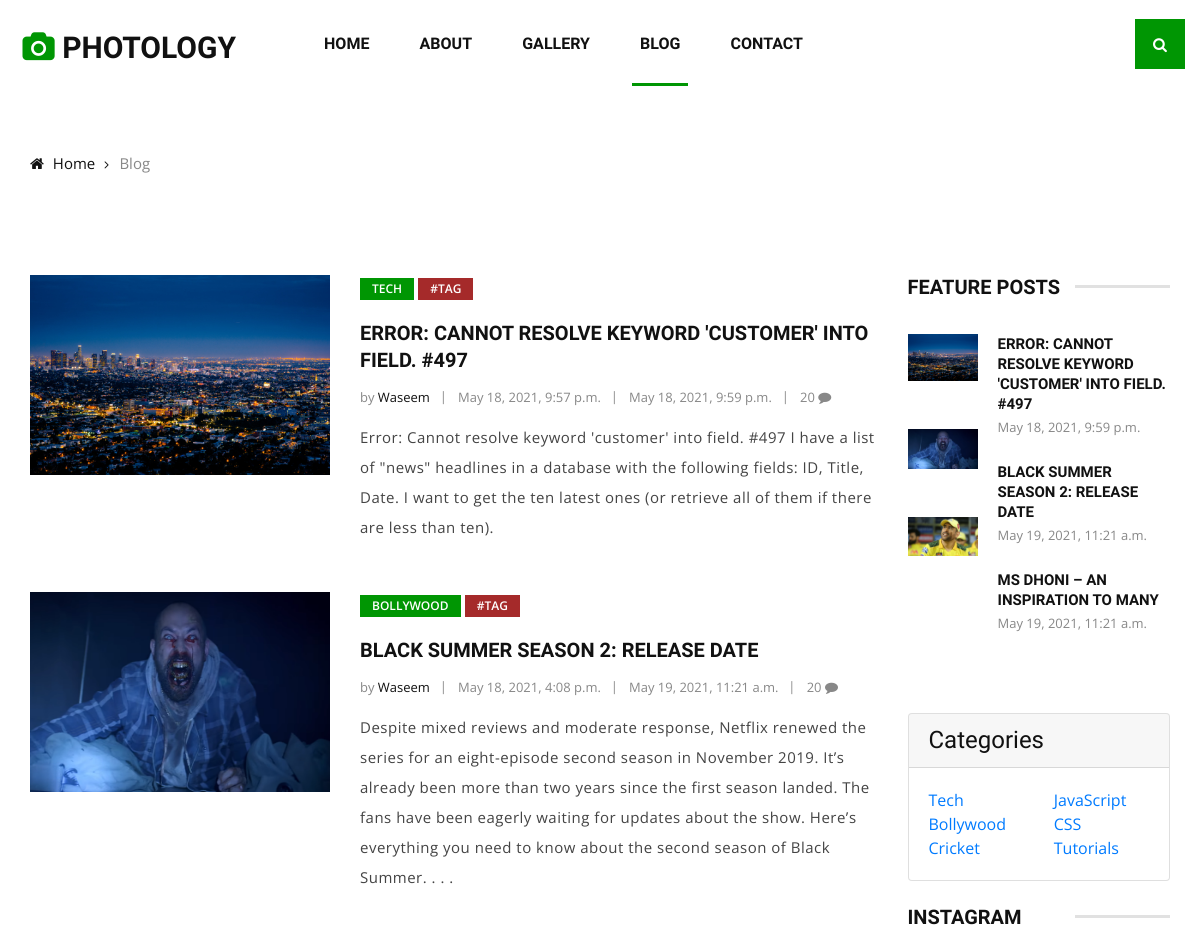
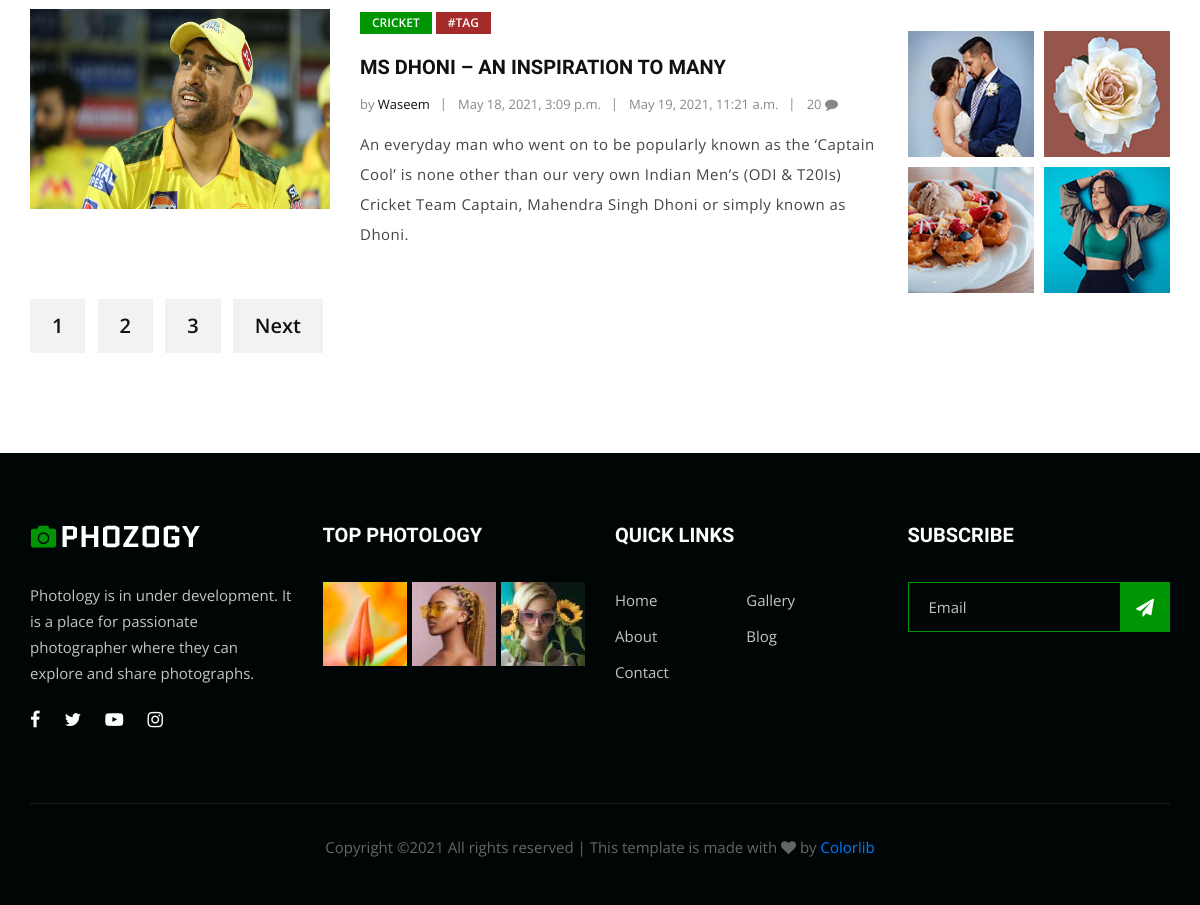
The app's page /blogs/ with its own data (2 pictures, top to bottom).
### picApp/models.py (models this page shows, shortened)
class Blog(models.Model):
    title = models.CharField(max_length=500)
    description = models.TextField()
    blogImg = models.ImageField(upload_to='blogImages', default='image.svg')
    category = models.ForeignKey(BlogCat, on_delete=models.CASCADE, null=True)
    created = models.DateTimeField(auto_now_add=True)
    updated = models.DateTimeField(auto_now=True)

class BlogCat(models.Model):
    title = models.CharField(max_length=100)
    desc = models.TextField(max_length=200, null=True)
    def __str__(self):
        return self.title

### picApp/views.py (the view)
# urls.py: path('blogs/', BlogView, name='blog-view'),
def BlogView(request):
    blogs = Blog.objects.order_by('-created')
    top3 = Blog.objects.order_by('-created')[:3]
    mycat = Category.objects.all()
    context = {
        'blogs': blogs,
        'top3': top3,
        'mycat': mycat,
    }
    return render(request, 'picApp/blog.html', context)

### picApp/templates/picApp/blog.html (shortened to what this page needs)
{% extends 'base.html' %}
{% load static %}
{% block content %}
<body>
{% include 'main/header.html' %}
    <div class="breadcrumb-option spad" >
        <div class="container">
            <div class="row">
                <div class="col-lg-12">
                    <div class="bo-links">
                        <a href="{% url 'home-view' %}"><i class="fa fa-home"></i> Home</a>
                        <span>Blog</span>
                    </div>
                </div>
            </div>
        </div>
    </div>
    <section class="blog-section spad">
        <div class="container">
            <div class="row">
                <div class="col-lg-9">
                    {% for blog in blogs %}
                    <div class="blog-item">{{blog.count}}
                        <div class="bi-pic">
                            <a href="#"><img src="{{blog.blogImg.url}}" alt="blogImage" style="width:300px; height:200px;"></a>
                        </div>
                        <div class="bi-text">
                            <div class="label">{{blog.category}}</div>
                            <div class="label" style="background:brown;">#tag</div>
                            <h5><a href="{% url 'blog-read-view' blog.id %}">{{blog.title}}</a></h5>
                            <ul>
                                <li>by <span>Waseem</span></li>
                                <li>{{blog.created}}</li>
                                <li>{{blog.updated}}</li>
                                <li>20 <i class="fa fa-comment"></i> </li>
                            </ul>
                            <p>{{blog.description}}</p>
                        </div>
                    </div>
    {% endfor %}
                    <div class="blog-pagination">
                        <a href="#">1</a>
                        <a href="#">2</a>
                        <a href="#">3</a>
                        <a href="#">Next</a>
                    </div>
                </div>
                <div class="col-lg-3">
                    <div class="blog-sidebar">
                        <div class="bs-item s-mb">
                            <h5>Feature posts</h5>
                            <div class="bi-feature-post">
                               <a href="#" class="fp-item">
                                    <div class="fp-pic">
                                        {% for top in top3 %}
                                        <img src="{{top.blogImg.url}}" alt="" style="width:70px;"><br><br><br>
                                        {% endfor %}
                                    </div>
                                    {% for top in top3 %}
                                    <div class="fp-text">
                                        <h6>{{top.title}}</h6>
                                        <span>{{top.updated}}</span><br><br>
                                    </div>
                                    {% endfor %}
                                </a>
                            </div>
                        </div>
                    <div class="card my-4">
                        <h4 class="card-header">Categories</h4>
                        <div class="card-body">
                            <div class="row">
                                <div class="col-lg-6">
                                    <ul class="list-unstyled mb-0">
                                        {% for blog in blogs %}
                                        <li><a href="#!">{{blog.category}}</a></li>
                                        {% endfor %}
                                    </ul>
                                </div>
                                <div class="col-lg-6">
                                    <ul class="list-unstyled mb-0">
                                        <li><a href="#!">JavaScript</a></li>
                                        <li><a href="#!">CSS</a></li>
                                        <li><a href="#!">Tutorials</a></li>
                                    </ul>
                                </div>
                            </div>
                        </div>
                    </div>
                        <div class="bs-item">
                            <h5>Instagram</h5>
                            <div class="bi-insta">
                                <img src="img/blog/insta-1.jpg" alt="">
                                <img src="img/blog/insta-2.jpg" alt="">
                                <img src="img/blog/insta-3.jpg" alt="">
                                <img src="img/blog/insta-4.jpg" alt="">
                            </div>
                        </div>
                    </div>
                </div>
            </div>
        </div>
    </section>
{% include 'main/footer.html' %}
{% endblock content %}

### templates/base.html (shortened to what this page needs)
{% load static %}
<!DOCTYPE html>
<html lang="zxx">
<head>
    <link rel="stylesheet" href="{% static 'css/bootstrap.min.css' %}" type="text/css">
    <link rel="stylesheet" href="{% static 'css/font-awesome.min.css' %}" type="text/css">
    <link rel="stylesheet" href="{% static 'css/elegant-icons.css' %}" type="text/css">
    <link rel="stylesheet" href="{% static 'css/owl.carousel.min.css' %}" type="text/css">
    <link rel="stylesheet" href="{% static 'css/magnific-popup.css' %}" type="text/css">
    <link rel="stylesheet" href="{% static 'css/slicknav.min.css' %}" type="text/css">
    <link rel="stylesheet" href="{% static 'css/style.css' %}" type="text/css">
</head>
{% block content %}
{% endblock content %}

### templates/main/header.html (shortened to what this page needs)
{% load static %}
{% url 'home-view' as path_to_home %}
{% url 'about-view' as path_to_about %}
{% url 'gallery-view' as path_to_gallery %}
{% url 'blog-view' as path_to_blogs %}
{% url 'contact-view' as path_to_contact %}
    <header class="header-section ">
        <div class="container-fluid">
            <div class="row">
                <div class="col-lg-12">
                    <div class="logo">
                        <a href="{% url 'home-view' %}">
                             <h3 style="font-weight:bolder">&nbsp;<i class="fa fa-camera" aria-hidden="true" style="color:#009603;"></i> PHOTOLOGY</h3>
                        </a>
                    </div>
                    <nav class="nav-menu mobile-menu">
                        <ul>
                            <li class="{% if request.path == path_to_home %}active{% endif %}"><a href="{{path_to_home}}">Home</a></li>
                            <li class="{% if request.path == path_to_about %}active{% endif %} "><a href="{{path_to_about}}">About</a></li>
                            <li class="{% if request.path == path_to_gallery %}active{% endif %}"><a href="{{path_to_gallery}}">Gallery</a></li>
                            <li class="{% if request.path == path_to_blogs %}active{% endif %}"><a href="{{path_to_blogs}}">Blog</a></li>
                            <li class="{% if request.path == path_to_contact %}active{% endif %}"><a href="{{path_to_contact}}">Contact</a></li>
                        </ul>
                    </nav>
                    <div class="top-search search-switch">
                        <i class="fa fa-search"></i>
                    </div>
                </div>
            </div>
        </div>
    </header>

### templates/main/footer.html (shortened to what this page needs)
{% load static %}
{% url 'home-view' as path_to_home %}
{% url 'about-view' as path_to_about %}
{% url 'gallery-view' as path_to_gallery %}
{% url 'blog-view' as path_to_blogs %}
{% url 'contact-view' as path_to_contact %}
    <footer class="footer-section">
        <div class="container">
            <div class="row">
                <div class="col-lg-3 col-md-6 col-sm-6">
                    <div class="fs-about">
                        <div class="fa-logo">
                            <a href="#">
                                <img src="{% static 'img/f-logo.png' %}" alt="">
                            </a>
                        </div>
                        <p>Photology is in under development. It is a place for passionate photographer where they can explore and share photographs. </p>
                        <div class="fa-social">
                            <a href="#"><i class="fa fa-facebook"></i></a>
                            <a href="#"><i class="fa fa-twitter"></i></a>
                            <a href="#"><i class="fa fa-youtube-play"></i></a>
                            <a href="#"><i class="fa fa-instagram"></i></a>
                        </div>
                    </div>
                </div>
                <div class="col-lg-3 col-md-6 col-sm-6">
                    <div class="fs-widget">
                        <h5>Top Photology</h5>
                        <div class="fw-instagram">
                            <img src="{% static 'img/instagram/insta-1.jpg' %}" alt="">
                            <img src="{% static 'img/instagram/insta-2.jpg' %}" alt="">
                            <img src="{% static 'img/instagram/insta-3.jpg' %}" alt="">
                        </div>
                    </div>
                </div>
                <div class="col-lg-3 col-md-6 col-sm-6">
                    <div class="fs-widget">
                        <h5>Quick links</h5>
                        <ul>
                            <li><a href="{{path_to_home}}">Home</a></li>
                            <li><a href="{{path_to_about}}">About</a></li>
                            <li><a href="{{path_to_contact}}">Contact</a></li>
                        </ul>
                        <ul>
                            <li><a href="{{path_to_gallery}}">Gallery</a></li>
                            <li><a href="{{path_to_blogs}}">Blog</a></li>
                        </ul>
                    </div>
                </div>
                <div class="col-lg-3 col-md-6 col-sm-6">
                    <div class="fs-widget">
                        <h5>Subscribe</h5>
                        <div class="fw-subscribe">
                            <form action="#">
                                <input type="text" placeholder="Email">
                                <button type="submit"><i class="fa fa-send"></i></button>
                            </form>
                        </div>
                    </div>
                </div>
                <div class="col-lg-12">
                    <div class="copyright-text">
                        <p>
  Copyright &copy;<script>document.write(new Date().getFullYear());</script> All rights reserved | This template is made with <i class="fa fa-heart" aria-hidden="true"></i> by <a href="https://colorlib.com" target="_blank">Colorlib</a>
  </p>
                    </div>
                </div>
            </div>
        </div>
    </footer>
</body>
</html>

### records on screen
Blog: blogImg (picture), category "TECH", title "ERROR: CANNOT RESOLVE KEYWORD 'CUSTOMER' INTO FIELD. #497", created "May 18, 2021, 9:57 p.m.", updated "May 18, 2021, 9:59 p.m.", description "Error: Cannot resolve keyword 'customer' into field. #497 I have a list of \"news\" headlines in a database with the following fields: ID, Title, Date. I want to get the ten latest ones (or retrieve all of them if there are less than ten).", category "Tech"
Blog: blogImg (picture), category "BOLLYWOOD", title "BLACK SUMMER SEASON 2: RELEASE DATE", created "May 18, 2021, 4:08 p.m.", updated "May 19, 2021, 11:21 a.m.", description "Despite mixed reviews and moderate response, Netflix renewed the series for an eight-episode second season in November 2019. It’s already been more than two years since the first season landed. The fans have been eagerly waiting for updates about the show. Here’s everything you need to know about the second season of Black Summer. . . .", category "Bollywood"
Blog: blogImg (picture), category "CRICKET", title "MS DHONI – AN INSPIRATION TO MANY", created "May 18, 2021, 3:09 p.m.", updated "May 19, 2021, 11:21 a.m.", description "An everyday man who went on to be popularly known as the ‘Captain Cool’ is none other than our very own Indian Men’s (ODI & T20Is) Cricket Team Captain, Mahendra Singh Dhoni or simply known as Dhoni.", category "Cricket"
